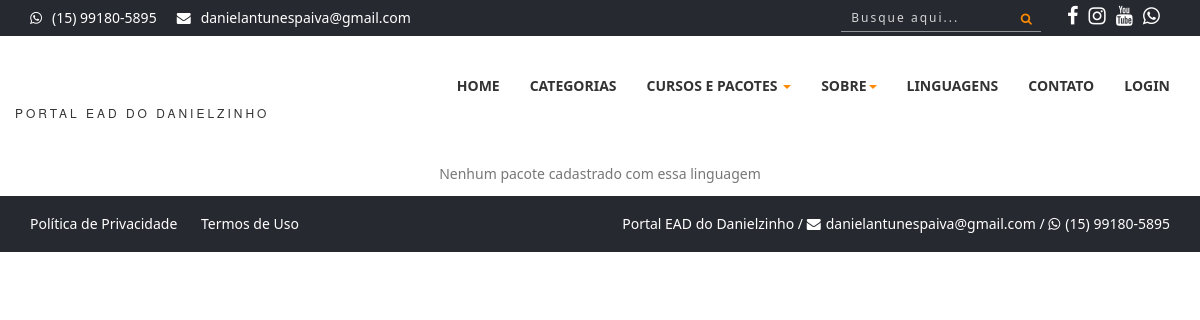
The page /linguagem-php8.1 on the database as committed earlier.
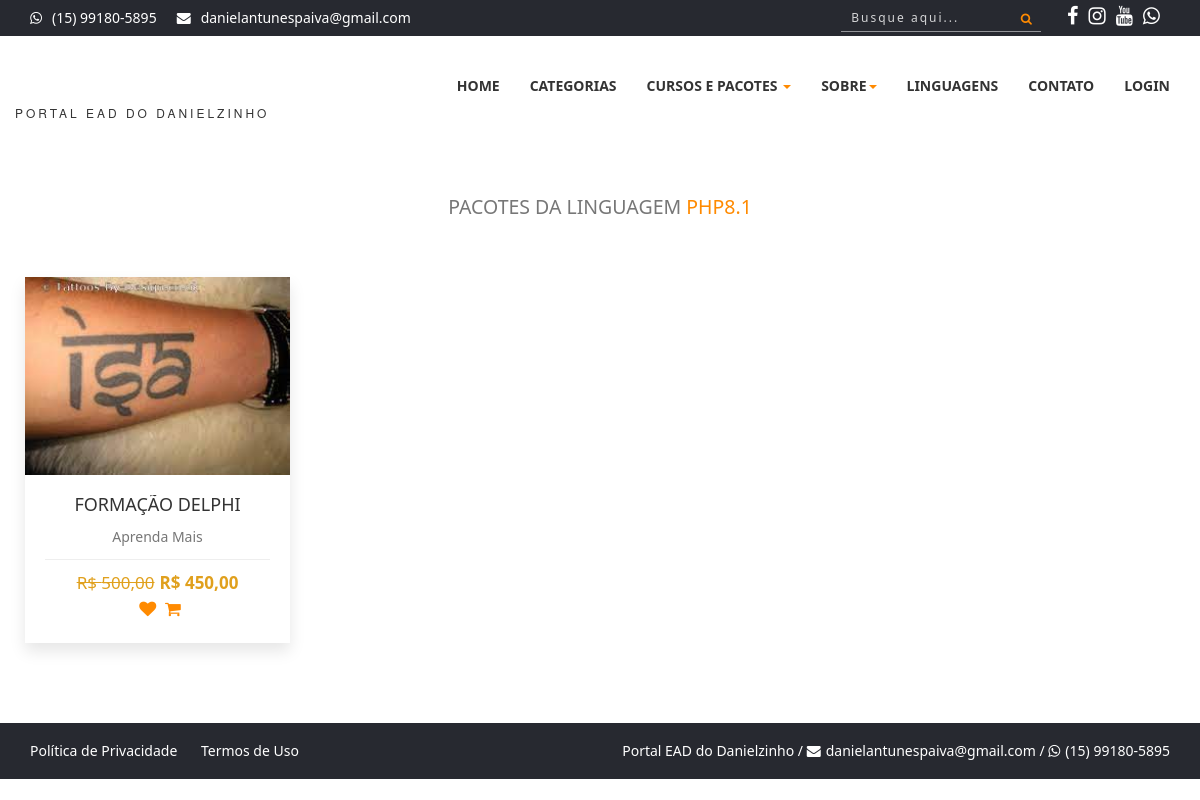
The same page on the database as committed later.
### tables this page shows
CREATE TABLE `linguagens` (
  `id` int(11) NOT NULL,
  `nome` varchar(50) NOT NULL,
  `descricao` varchar(50) NOT NULL,
  `foto` varchar(100) DEFAULT NULL,
  `nome_url` varchar(100) DEFAULT NULL
);

CREATE TABLE `pacotes` (
  `id` int(11) NOT NULL,
  `nome` varchar(50) NOT NULL,
  `desc_rapida` varchar(60) NOT NULL,
  `desc_longa` text NOT NULL,
  `valor` decimal(8,2) NOT NULL,
  `professor` int(11) NOT NULL,
  `imagem` varchar(100) NOT NULL,
  `grupo` int(11) NOT NULL,
  `ano` int(11) NOT NULL,
  `palavras` varchar(255) NOT NULL,
  `nome_url` varchar(150) NOT NULL,
  `video` varchar(150) NOT NULL,
  `linguagem` int(11) NOT NULL,
  `promocao` decimal(8,2) NOT NULL
);

### linguagem.php (the view, shortened to what this page needs)
<?php
require_once('cabecalho.php');
$url = $_GET['url'];
$query = $pdo->query("SELECT * FROM linguagens WHERE nome_url = '$url'");
$res = $query->fetchAll(PDO::FETCH_ASSOC);
$id_linguagem = $res[0]['id'];
$nome_linguagem = $res[0]['nome'];
$query = $pdo->query("SELECT * FROM pacotes where linguagem = '$id_linguagem' order by id desc");
$res = $query->fetchAll(PDO::FETCH_ASSOC);
$total_reg = @count($res);
if ($total_reg > 0) {
?>
    <div class="section-heading text-center">
        <div class="col-md-12 col-xs-12" style="margin-top:50px">
            <h2><small>Pacotes da Linguagem <span><?php echo $nome_linguagem ?></span></small></h2>
        </div>
    </div>
    <section id="portfolio">
        <div class="row" style="margin-left:10px; margin-right:10px; margin-top:-10px;">
            <?php
            for ($i = 0; $i < $total_reg; $i++) {
                $nome = $res[$i]['nome'];
                $desc_rapida = $res[$i]['desc_rapida'];
                $valor = $res[$i]['valor'];
                $promocao = $res[$i]['promocao'];
                $foto = $res[$i]['imagem'];
                $url = $res[$i]['nome_url'];
                $valorF = number_format($valor, 2, ',', '.',);
                $promocaoF = number_format($promocao, 2, ',', '.',);
            ?>
                <div class="col-xs-12 col-sm-6 col-md-3 col-lg-3 portfolio-item">
                    <div class="portfolio-one">
                        <div class="portfolio-head">
                            <div class="portfolio-img">
                                <a href="cursos-do-<?php echo $url ?>"><img alt="" src="sistema/painel-admin/img/pacotes/<?php echo $foto ?>">
                                </a>
                            </div>
                        </div>
                        <div class="portfolio-content" align="center">
                            <a href="cursos-do-<?php echo $url ?>" title="Detalhes do Pacote">
                                <h5 class="title"><?php echo $nome ?></h5>
                            </a>
                            <p style="margin-top:0px;"><?php echo $desc_rapida ?></p>
                            <div class="product-bottom-details">
                                <?php
                                if ($promocao > 0) {
                                ?>
                                    <div class="product-price"><small>R$ <?php echo $valorF ?></small>R$ <?php echo $promocaoF ?></div>
                                <?php } else { ?>
                                    <div class="product-price">R$ <?php echo $valorF ?></div>
                                <?php } ?>
                                <div class="product-links">
                                    <a href=""><i class="fa fa-heart"></i></a>
                                    <a href=""><i class="fa fa-shopping-cart"></i></a>
                                </div>
                            </div>
                        </div>
                    </div>
                </div>
            <?php
            }
            ?>
        </div>
    </section>
<?php
} else {
    echo '<br> <p align="center">Nenhum pacote cadastrado com essa linguagem</p>';
}
require_once('rodape.php');
?>

Rows that differ between the two databases and show on the page:
now on this page (row unchanged): linguagens: nome "PHP8.1"
added pacotes: imagem (picture), nome "FORMAÇÃO DELPHI", desc_rapida "Aprenda Mais", valor "500,00", promocao "450,00"
Other text that changed with them:
text no longer shown: "Nenhum pacote cadastrado com essa linguagem"
text now shown: "PACOTES DA LINGUAGEM"
